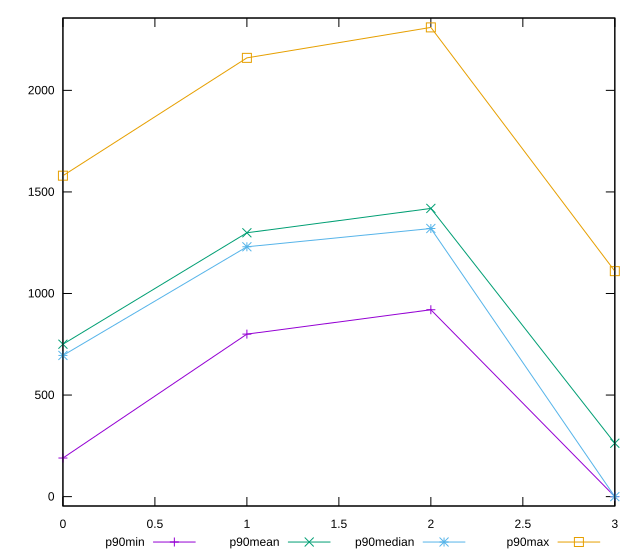

Write the gnuplot code that produced this figure.
reset

$p90Min <<EOF
0 190
1 800
2 920
3 0
EOF

$p90Mean <<EOF
0 750.3191489361702
1 1298.936170212766
2 1418.8297872340424
3 262.8723404255319
EOF

$p90Median <<EOF
0 695
1 1230
2 1320
3 0
EOF

$p90Max <<EOF
0 1580
1 2160
2 2310
3 1110
EOF

set key outside below
set xrange [0:3]
set yrange [-46.2:2356.2]
set trange [-46.2:2356.2]
set terminal svg size 640, 560 enhanced background rgb 'white'
set output "reports/report_00028_2021-02-24T12-49-42.674Z/uses-http2/progression/value.svg"

plot $p90Min title "p90min" with linespoints, \
     $p90Mean title "p90mean" with linespoints, \
     $p90Median title "p90median" with linespoints, \
     $p90Max title "p90max" with linespoints

reset
